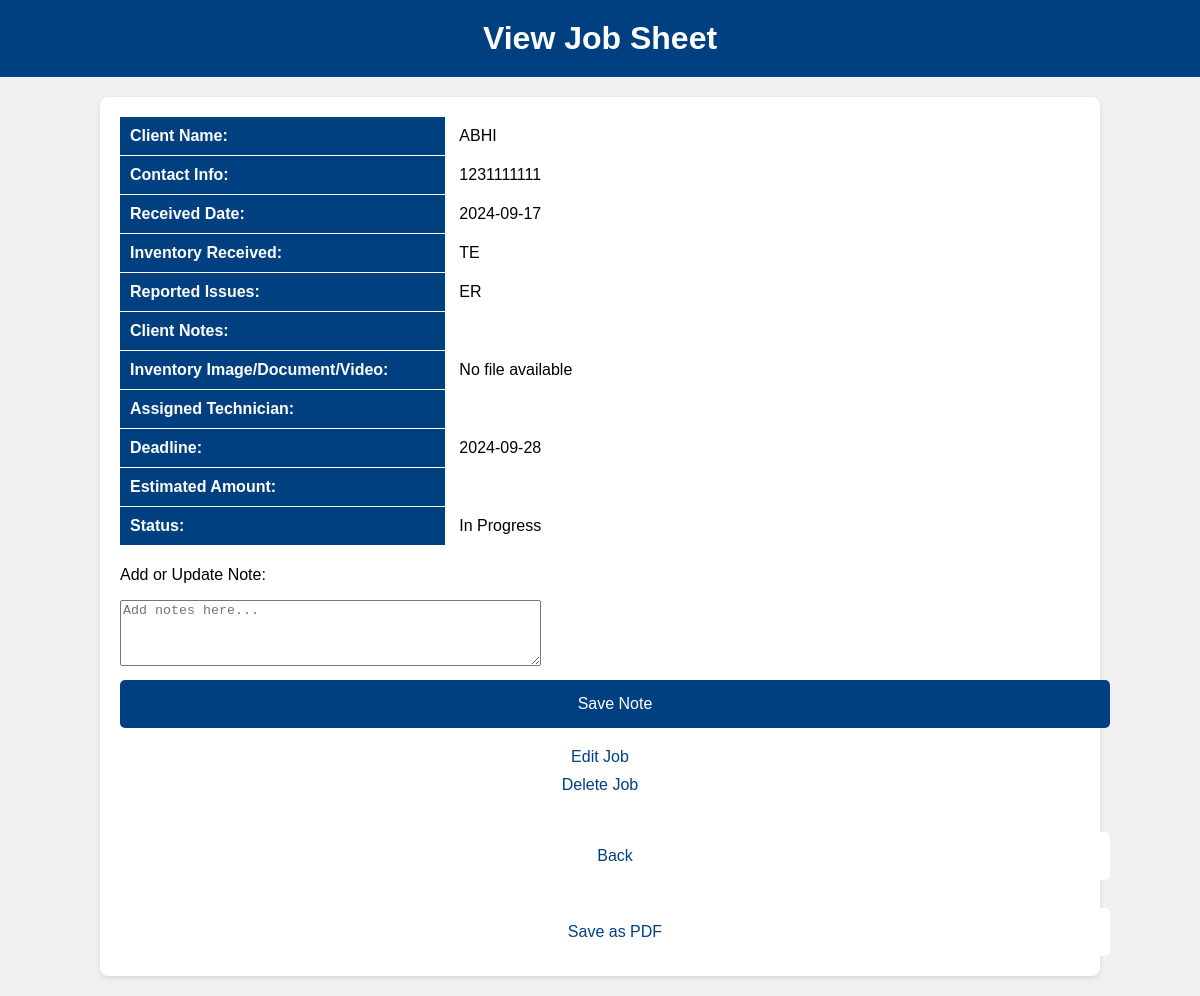
The page /view_job.php?id=1 on the database its author committed.
### tables this page shows
CREATE TABLE job_sheets (
    id INTEGER PRIMARY KEY AUTOINCREMENT,
    client_name TEXT NOT NULL,
    contact_info TEXT NOT NULL,
    received_date TEXT NOT NULL,
    inventory_received TEXT NOT NULL,
    inventory_file BLOB,
    reported_issues TEXT,
    client_notes TEXT,
    assigned_technician TEXT,
    deadline TEXT,
    estimated_amount REAL,
    status TEXT
);

### view_job.php (the view, shortened to what this page needs)
<?php
$pdo = new PDO('sqlite:client_management.db');
$id = $_GET['id'];
$sql = "SELECT * FROM job_sheets WHERE id = :id";
$stmt = $pdo->prepare($sql);
$stmt->execute(['id' => $id]);
$job = $stmt->fetch(PDO::FETCH_ASSOC);
?>
<!DOCTYPE html>
<html lang="en">
<head>
    <link rel="stylesheet" href="assets/css/view_job.css">
</head>
<body>
    <h1>View Job Sheet</h1>
    <div class="container">
        <div class="details-section">
            <div class="label">Client Name:</div>
            <div class="data"><?= htmlspecialchars($job['client_name']) ?></div>
        </div>
        <div class="details-section">
            <div class="label">Contact Info:</div>
            <div class="data"><?= htmlspecialchars($job['contact_info']) ?></div>
        </div>
        <div class="details-section">
            <div class="label">Received Date:</div>
            <div class="data"><?= htmlspecialchars($job['received_date']) ?></div>
        </div>
        <div class="details-section">
            <div class="label">Inventory Received:</div>
            <div class="data"><?= htmlspecialchars($job['inventory_received']) ?></div>
        </div>
        <div class="details-section">
            <div class="label">Reported Issues:</div>
            <div class="data"><?= htmlspecialchars($job['reported_issues']) ?></div>
        </div>
        <div class="details-section">
            <div class="label">Client Notes:</div>
            <div class="data"><?= htmlspecialchars($job['client_notes']) ?></div>
        </div>
        <div class="details-section">
            <div class="label">Inventory Image/Document/Video:</div>
            <div class="data">
                <?php if ($job['inventory_file']): ?>
                    <a href="view_file.php?id=<?= htmlspecialchars($job['id']) ?>" class="link-blue">View File</a>
                <?php else: ?>
                    No file available
                <?php endif; ?>
            </div>
        </div>
        <div class="details-section">
            <div class="label">Assigned Technician:</div>
            <div class="data"><?= htmlspecialchars($job['assigned_technician']) ?></div>
        </div>
        <div class="details-section">
            <div class="label">Deadline:</div>
            <div class="data"><?= htmlspecialchars($job['deadline']) ?></div>
        </div>
        <div class="details-section">
            <div class="label">Estimated Amount:</div>
            <div class="data"><?= htmlspecialchars($job['estimated_amount']) ?></div>
        </div>
        <div class="details-section">
            <div class="label">Status:</div>
            <div class="data"><?= htmlspecialchars($job['status']) ?></div>
        </div>
        <div class="notes-section">
            <p class="section-label">Add or Update Note:</p>
            <textarea name="notes" placeholder="Add notes here..." rows="4" cols="50"></textarea>
            <a href="save_note.php?id=<?= htmlspecialchars($job['id']) ?>" class="btn-blue">Save Note</a>
        </div>
        <div class="button-group">
            <a href="edit_job.php?id=<?= htmlspecialchars($job['id']) ?>" class="link-blue">Edit Job</a>
            <a href="delete_job.php?id=<?= htmlspecialchars($job['id']) ?>" class="link-blue">Delete Job</a><br>
            <a href="index.php" class="button-white">Back</a><br>
            <a href="save_pdf.php?id=<?= htmlspecialchars($job['id']) ?>" class="button-white">Save as PDF</a>
        </div>
    </div>
</body>
</html>

### assets/css/view_job.css (style rules this page uses)
body { font-family: Arial, sans-serif; background-color: #f0f0f0; margin: 0; padding: 0; }
h1 { background-color: #004080; color: white; text-align: center; padding: 20px; margin: 0; }
.container { width: 80%; margin: 20px auto; padding: 20px; background-color: white; border-radius: 8px; box-shadow: 0 2px 4px rgba(0, 0, 0, 0.1); }
.details-section { display: flex; flex-direction: row; border-bottom: 1px solid white; }
.details-section .label { background-color: #004080; color: white; padding: 10px; font-weight: bold; text-align: left; flex: 1; border-right: 2px solid white; }
.details-section .data { background-color: transparent; color: black; padding: 10px; flex: 2; border-left: 2px solid white; }
.notes-section { margin-top: 20px; }
button, .btn-blue { display: block; width: 100%; padding: 15px; border: none; border-radius: 5px; background-color: #004080; color: white; font-size: 16px; cursor: pointer; text-align: center; margin-top: 10px; text-decoration: none; }
.link-blue { color: #004080; text-decoration: none; font-size: 16px; display: block; text-align: center; margin: 10px 0; }
.button-white { display: block; width: 100%; padding: 15px; border: none; border-radius: 5px; background-color: white; color: #004080; font-size: 16px; cursor: pointer; text-align: center; margin-top: 10px; text-decoration: none; }
.button-group { text-align: center; margin-top: 20px; }

### rows shown on the page
job_sheets: client_name "ABHI", contact_info "1231111111", received_date "2024-09-17", inventory_received "TE", reported_issues "ER", deadline "2024-09-28", status "In Progress"
